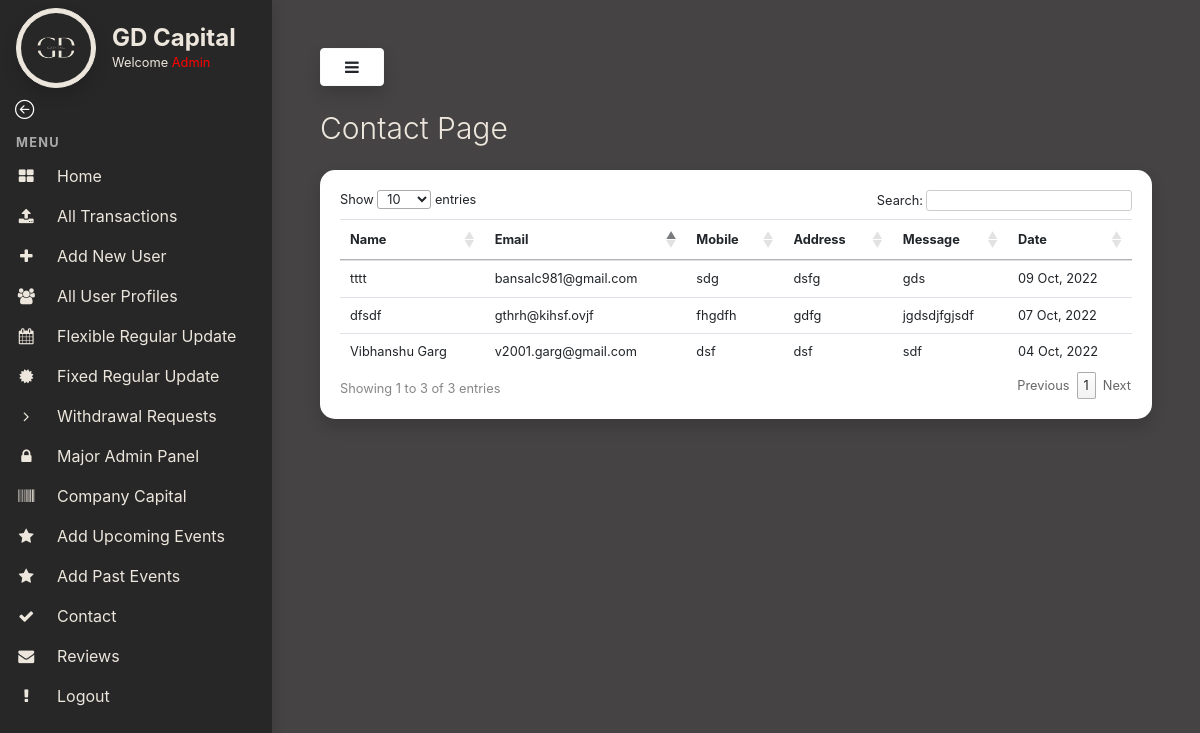
Screenshot of /contact-page/ (signed in) with the database file from the repository.
### myapp/models.py (models this page shows, shortened)
class ContactUs(models.Model):
    name = models.CharField(max_length=100, null=True, blank=True)
    email = models.EmailField(max_length=100, null=True, blank=True)
    mobile = models.CharField(max_length=100, null=True, blank=True)
    address = models.CharField(max_length=100, null=True, blank=True)
    message = models.TextField(max_length=100, null=True, blank=True)
    date = models.DateTimeField(default=timezone.now)

### myapp/views.py (the view)
# urls.py: path('contact-page/',views.contactuspage, name="contactuspage"),
def contactuspage(request):
    data = ContactUs.objects.all()
    return render(request,"admin-templates/contact-page.html",{"data":data})

### templates/admin-templates/contact-page.html (shortened to what this page needs)
{% extends 'admin-templates/base.html' %}
{% load static %}
{% block content %}
<h3 class="display-4" style="color:#ece6dc; font-size:30px !important">Contact Page
</h3>
<div class="card shadow my-4" style="border: 0 !important;border-radius:15px">
    <div class="card-body">
        <div class="table-responsive">
            <table class="table table-sm" id="transTable">
                <thead>
                    <tr>
                        <th scope="col">Name</th>
                        <th scope="col">Email</th>
                        <th scope="col">Mobile</th>
                        <th scope="col">Address</th>
                        <th scope="col">Message</th>
                        <th scope="col">Date</th>
                    </tr>
                </thead>
                <tbody>
                    {% for i in data %}
                    <tr>
                        <td>{{i.name}}</td>
                        <td>{{i.email}}</td>
                        <td>{{i.mobile}}</td>
                        <td>{{i.address}}</td>
                        <td>{{i.message}}</td>
                        <td>{{i.date|date:"d M, Y"}}</td>
                    </tr>
                    {% endfor %}
                </tbody>
            </table>
        </div>
    </div>
</div>
{% endblock content %}

### templates/admin-templates/base.html (shortened to what this page needs)
{% load static %}
<!DOCTYPE html>
<html>
<head>
    <link rel="stylesheet" href="https://stackpath.bootstrapcdn.com/bootstrap/4.1.3/css/bootstrap.min.css"
>
    <link rel="stylesheet" href="https://stackpath.bootstrapcdn.com/font-awesome/4.7.0/css/font-awesome.min.css">
    <link rel="stylesheet" type="text/css" href="https://cdn.datatables.net/1.12.1/css/jquery.dataTables.css">
    <link rel="stylesheet" href="{% static 'css/admin.css' %}">
    <link rel="stylesheet" href="https://cdn.jsdelivr.net/npm/bootstrap-icons@1.9.1/font/bootstrap-icons.css">
</head>
<body>
    {% if request.user.is_superuser %}
    <div class="vertical-nav dark-bg" id="sidebar">
        <div class="py-2 px-3 dark-bg">
            <div class="media d-flex align-items-center">
                <img loading="lazy" src="{% static 'images/logo.png' %}" alt="..."
                    width="80" height="80" class="mr-3 rounded-circle img-thumbnail shadow">
                <div class="media-body">
                    <h4 class="m-0" style="font-weight:700;color:#ece6dc;">GD Capital</h4>
                    <p class="font-weight-normal text-muted mb-0 welcome-text">Welcome <span style="color:red;">{{request.user.username|title}}</span></p>
                </div>
            </div>
        </div>
        <div class="container">
            <a href="/" class="text-dark back-arrow"><i class="bi bi-arrow-left-circle text-white" style="font-size: 1.2rem;"></i></a>
          </div>
        <p class="text-gray font-weight-bold text-uppercase px-3 small pb-1 mb-0 mt-2">MENU</p>
        <ul class="nav flex-column mb-0">
            <li class="nav-item">
                <a href="/admin-home" class="nav-link text-dark ">
                    <i class="fa fa-th-large mr-3 text-primary fa-fw"></i>
                    Home
                </a>
            </li>
            <li class="nav-item">
                <a href="/admin-all-transactions" class="nav-link text-dark">
                    <i class="fa fa-upload mr-3 text-primary fa-fw"></i>
                    All Transactions
                </a>
            </li>
            <li class="nav-item">
                <a href="/signup" class="nav-link text-dark">
                    <i class="fa fa-plus mr-3 text-primary fa-fw"></i>
                    Add New User
                </a>
            </li>
            <li class="nav-item">
                <a href="/admin-all-users" class="nav-link text-dark">
                    <i class="fa fa-users mr-3 text-primary fa-fw"></i>
                    All User Profiles
                </a>
            </li>
            <li class="nav-item">
                <a href="/regular-update" class="nav-link text-dark">
                    <i class="fa fa-calendar mr-3 text-primary fa-fw"></i>
                    Flexible Regular Update
                </a>
            </li>
            <li class="nav-item">
                <a href="/fixed-rate-page" class="nav-link text-dark">
                    <i class="fa fa-certificate mr-3 text-primary fa-fw"></i>
                    Fixed Regular Update
                </a>
            </li>
            <li class="nav-item">
                <a href="/admin-withdrawal-requests" class="nav-link text-dark">
                    <i class="fa fa-angle-right mr-3 text-primary fa-fw"></i>
                    Withdrawal Requests
                </a>
            </li>
            <li class="nav-item">
                <a href="/admin" class="nav-link text-dark">
                    <i class="fa fa-lock mr-3 text-primary fa-fw"></i>
                    Major Admin Panel
                </a>
            </li>
            <li class="nav-item">
                <a href="/company-capital" class="nav-link text-dark">
                    <i class="fa fa-barcode mr-3 text-primary fa-fw"></i>
                    Company Capital
                </a>
            </li>
            <li class="nav-item">
                <a href="/add-events" class="nav-link text-dark">
                    <i class="fa fa-star mr-3 text-primary fa-fw"></i>
                    Add Upcoming Events
                </a>
            </li>
            <li class="nav-item">
                <a href="/add-past-events" class="nav-link text-dark">
                    <i class="fa fa-star mr-3 text-primary fa-fw"></i>
                    Add Past Events
                </a>
            </li>
            <li class="nav-item">
                <a href="/contact-page" class="nav-link text-dark">
                    <i class="fa fa-check mr-3 text-primary fa-fw"></i>
                    Contact
                </a>
            </li>
            <li class="nav-item">
                <a href="/reviews-page" class="nav-link text-dark">
                    <i class="fa fa-envelope mr-3 text-primary fa-fw"></i>
                    Reviews
                </a>
            </li>
            <li class="nav-item">
                <a href="/logout" class="nav-link text-dark">
                    <i class="fa fa-exclamation mr-3 text-primary fa-fw"></i>
                    Logout
                </a>
            </li>
        </ul>
    </div>
    <div class="page-content p-5" id="content">
        <button id="sidebarCollapse" type="button" class="btn btn-light bg-white rounded-pill shadow px-4 mb-4"><i
                class="fa fa-bars "></i></button>
        {% block content %}{% endblock content %}
    </div>
    {% else %}
    You are not a authorised user to access this page. Go back to <a href="/">home</a>
    {% endif %}
</body>
</html>

### static/css/admin.css (style rules this page uses)
body { background: rgb(69,67,67); min-height: 100vh; overflow-x: hidden; }
.vertical-nav { min-width: 17rem; width: 17rem; height: 100vh; position: fixed; top: 0; left: 0; box-shadow: 3px 3px 10px rgba(0, 0, 0, 0.1); transition: all 0.4s; }
.page-content { width: calc(100% - 17rem); margin-left: 17rem; transition: all 0.4s; }
.text-uppercase { letter-spacing: 0.1em; }
.text-gray { color: #aaa; }
.nav-link { text-transform: capitalize; }
.text-primary { color: #ece6dc !important; }
.dark-bg { background-color: rgb(39,39,39); }
.text-muted,.text-dark { color: #ece6dc !important; }
.welcome-text { font-size: 0.8rem; }
.img-thumbnail { background-color: #ece6dc !important; border-color: #ece6dc !important; }
table.dataTable tbody th, table.dataTable tbody td,table.dataTable thead th, table.dataTable thead td { font-size:0.8rem; }
table.dataTable thead th, table.dataTable thead td { font-size: 0.8rem; }
table.dataTable.no-footer { border-bottom: 0 !important; border-bottom-color: #000 !important; }

### rows the page displays
ContactUs: name "Vibhanshu Garg", email "v2001.garg@gmail.com", mobile "dsf", address "dsf", message "sdf", date "04 Oct, 2022"
ContactUs: name "dfsdf", email "gthrh@kihsf.ovjf", mobile "fhgdfh", address "gdfg", message "jgdsdjfgjsdf", date "07 Oct, 2022"
ContactUs: name "tttt", email "bansalc981@gmail.com", mobile "sdg", address "dsfg", message "gds", date "09 Oct, 2022"

### other values shown
{{ request.user.username|title }} "Admin"
